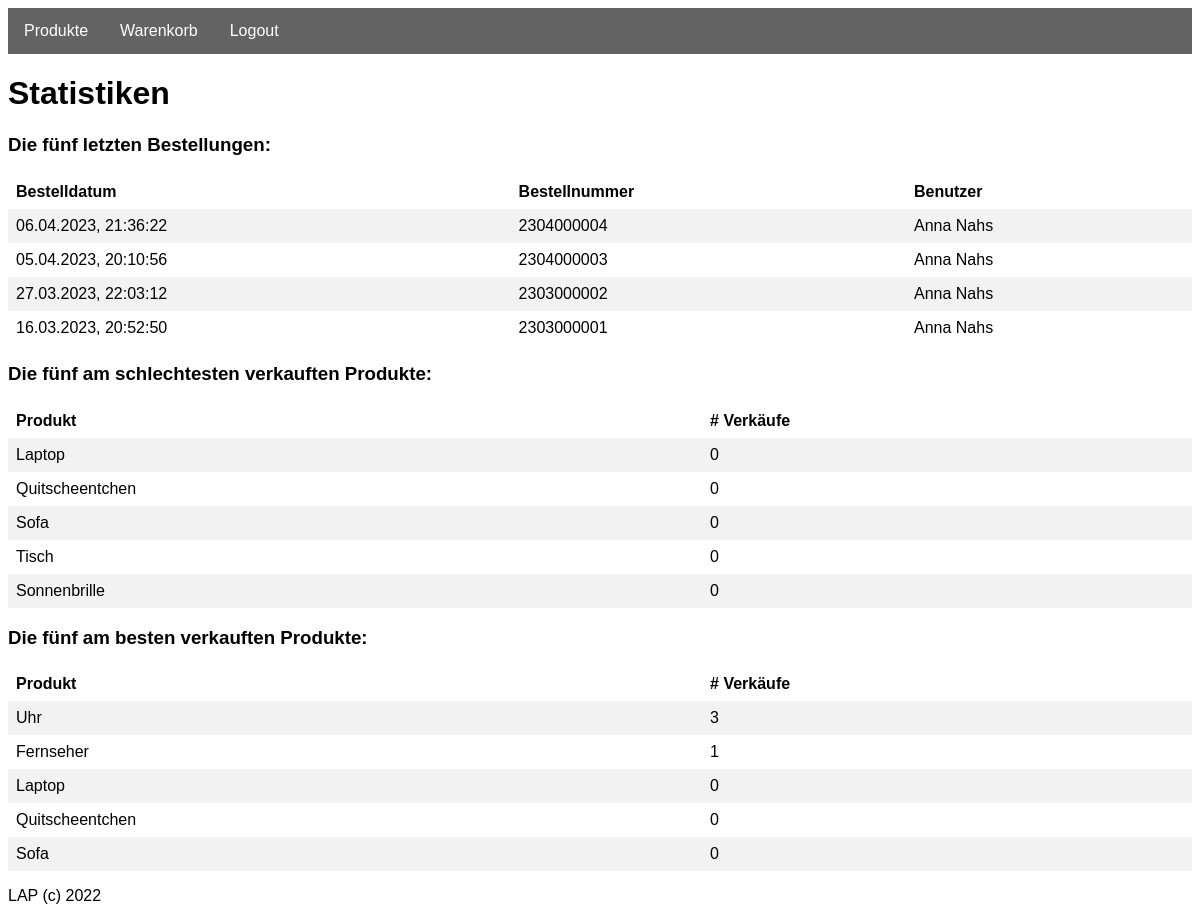
Page /lap_220920/sites/statistics.php on the committed database.
### tables this page shows
CREATE TABLE `orders` (
  `id` int(11) NOT NULL,
  `order_number` varchar(255) DEFAULT NULL,
  `payment_type` int(11) NOT NULL,
  `user_id` int(11) NOT NULL,
  `credit_card_id` int(11) DEFAULT NULL,
  `sent_date` datetime DEFAULT current_timestamp()
);

CREATE TABLE `users` (
  `id` int(11) NOT NULL,
  `first_name` varchar(255) DEFAULT NULL,
  `last_name` varchar(255) DEFAULT NULL,
  `email` varchar(255) NOT NULL,
  `date_of_birth` date DEFAULT NULL,
  `role_id` int(11) NOT NULL,
  `password` varchar(255) DEFAULT NULL
);

CREATE TABLE `products` (
  `id` int(11) NOT NULL,
  `name` varchar(255) NOT NULL,
  `price` decimal(9,2) DEFAULT 0.00,
  `description` varchar(1000) DEFAULT '',
  `picture` varchar(255) DEFAULT '',
  `user_id` int(11) NOT NULL
);

### lap_220920/classes/database.php (called while the page is built, shortened)
<?php
require_once('../modules/config.php');
class Database
{
    private $mysqli;
    public function __construct($host, $dbuser, $dbpass, $dbname)
    {
        $this->mysqli = new mysqli($host, $dbuser, $dbpass, $dbname);
    }
    public function getUserById($id)
    {
        $sql = "SELECT * FROM users where id = ?";
        $query = $this->mysqli->prepare($sql);
        $query->bind_param('i', $id);
        $query->execute();
        $result = $query->get_result()->fetch_assoc();
        $user = new User();
        if ($result) {
            $user->id = $result['id'];
            $user->firstName = $result['first_name'];
            $user->lastName = $result['last_name'];
            $user->dateOfBirth = $result['date_of_birth'];
            $user->email = $result['email'];
            $user->password = $result['password'];
            $user->roleId = $result['role_id'];
        }
        return $user;
    }
    public function getProductById($id)
    {
        $sql = "SELECT * from products WHERE id in (?)";
        $query = $this->mysqli->prepare($sql);
        $query->bind_param('i', $id);
        $query->execute();
        $result = $query->get_result()->fetch_assoc();
        $product = new Product();
        if ($result) {
            $product->id = $result['id'];
            $product->name = $result['name'];
            $product->price = $result['price'];
            $product->userId = $result['user_id'];
            $product->picture = $result['picture'];
            $product->description = $result['description'];
        }
        return $product;
    }
    public function getlastFiveOrders()
    {
        $sql = "SELECT * FROM orders order by sent_date desc limit 5";
        $query = $this->mysqli->prepare($sql);
        $query->execute();
        $result = $query->get_result()->fetch_all(MYSQLI_ASSOC);
        $orders = array();
        if (count($result) > 0) {
            foreach ($result as $element) {
                $order = new Order();
                $order->id = $element['id'];
                $order->orderNumber = $element['order_number'];
                $order->paymentType = $element['payment_type'];
                $order->userId = $element['user_id'];
                $order->creditCardId = $element['credit_card_id'];
                $order->sentDate = $element['sent_date'];
                array_push($orders, $order);
            }
            return $orders;
        } else {
            return false;
        }
    }
    public function getSelledProducts($orderBy)
    {
        if ($orderBy == "ASC") {
            $sql = "SELECT p.id as product_id, sum(op.quantity) as quantity FROM products p
            left JOIN order__products op
            on p.id = op.product_id
            group by p.id
            order by quantity ASC
            limit 5";
        } else {
            $sql = "SELECT p.id as product_id, sum(op.quantity) as quantity FROM products p
            left JOIN order__products op
            on p.id = op.product_id
            group by p.id
            order by quantity DESC
            limit 5";
        }
        $query = $this->mysqli->prepare($sql);
        $query->execute();
        $result = $query->get_result()->fetch_all(MYSQLI_ASSOC);
        if (count($result) > 0) {
            return $result;
        } else {
            return false;
        }
    }
}

### lap_220920/modules/config.php (called while the page is built, shortened)
<?php
    require_once('../classes/database.php');
    $database = new Database(DB_HOST, DB_USER, DB_PASS, DB_NAME);
?>

### lap_220920/sites/statistics.php (the view, shortened to what this page needs)
<?php
    require_once('../classes/database.php');
    include('../src/header.php');
    include('../src/navbar.php');
    $lastFiveOrders = $database->getlastFiveOrders();
    $worstSelledProducts = $database->getSelledProducts("ASC");
    $bestSelledProducts = $database->getSelledProducts("DESC");
?>
<h1>Statistiken</h1>
<h3>Die fünf letzten Bestellungen:</h3>
<table>
    <tr>
        <th>Bestelldatum</th>
        <th>Bestellnummer</th>
        <th>Benutzer</th>
    </tr>
    <?php
    foreach($lastFiveOrders as $order){
        $userPlacedOrder = $database->getUserById($order->userId);
        $date = new DateTimeImmutable($order->sentDate);
    ?>
    <tr>
        <td><?php echo $date->format('d.m.Y, H:i:s') ?></td>
        <td><?php echo $order->orderNumber ?></td>
        <td><?php echo $userPlacedOrder->firstName . " " . $userPlacedOrder->lastName ?></td>
    </tr>
    <?php } ?>
</table>
<h3>Die fünf am schlechtesten verkauften Produkte:</h3>
<table>
    <tr>
        <th>Produkt</th>
        <th># Verkäufe</th>
    </tr>
    <?php
    foreach($worstSelledProducts as $element){
        $product = $database->getProductById($element['product_id']);
        $quantity =  $element['quantity'] ? $element['quantity'] : 0;
    ?>
    <tr>
        <td><?php echo $product->name ?></td>
        <td><?php echo $quantity ?></td>
    </tr>
    <?php } ?>
</table>
<h3>Die fünf am besten verkauften Produkte:</h3>
<table>
    <tr>
        <th>Produkt</th>
        <th># Verkäufe</th>
    </tr>
    <?php
    foreach($bestSelledProducts as $element){
        $product = $database->getProductById($element['product_id']);
        $quantity =  $element['quantity'] ? $element['quantity'] : 0;
    ?>
    <tr>
        <td><?php echo $product->name ?></td>
        <td><?php echo $quantity ?></td>
    </tr>
    <?php } ?>
</table>
<?php
    include('../src/footer.php');
?>

### lap_220920/src/css/styles.css (style rules this page uses)
* { font-family:Arial, Helvetica, sans-serif; }
table { border-collapse: collapse; width: 100%; }
th, td { text-align: left; padding: 8px; }
tr:nth-child(even) { background-color: #f2f2f2; }

### rows in the picture
orders: sent_date "06.04.2023, 21:36:22", order_number "2304000004", user.first_name "Anna", user.last_name "Nahs"
orders: sent_date "05.04.2023, 20:10:56", order_number "2304000003", user.first_name "Anna", user.last_name "Nahs"
orders: sent_date "27.03.2023, 22:03:12", order_number "2303000002", user.first_name "Anna", user.last_name "Nahs"
orders: sent_date "16.03.2023, 20:52:50", order_number "2303000001", user.first_name "Anna", user.last_name "Nahs"
products: name "Laptop", quantity "0"
products: name "Quitscheentchen", quantity "0"
products: name "Sofa", quantity "0"
products: name "Tisch", quantity "0"
products: name "Sonnenbrille", quantity "0"
products: name "Uhr", quantity "3"
products: name "Fernseher", quantity "1"
